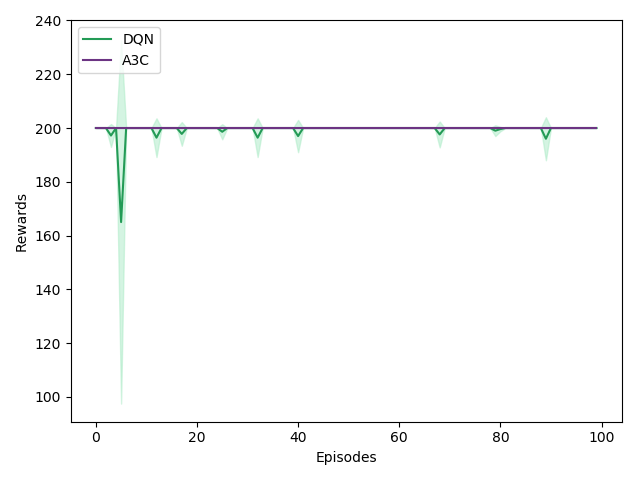

Write Python code to recreate this figure.
import csv
import numpy as np
import matplotlib.pyplot as plt

def read_dqn_scores(filename):
	with open(filename) as f:
		reader = csv.reader(f)
		data = list(reader)[0]
	score = [float(x) for x in data]
	return score

def read_a3c_scores(filename):
	with open(filename) as f:
		reader = csv.reader(f)
		data = list(reader)[0]
	return [float(x) for x in data]

def prep_test_results(filenames, algo):
	data = []
	for filename in filenames:
		if algo == 'a3c':
			data.append(read_a3c_scores(filename))
		else:
			data.append(read_dqn_scores(filename))
	data = np.array(data)
	data_mean = np.mean(data, axis=0)
	data_std = np.std(data, axis=0)
	print(data.shape, data_mean.shape, data_std.shape)
	return data, data_mean, data_std

a3c_basepath = 'CartPole-eps3000-learnsteps5-alosscoef-1.0-closs0.5'
score_a3c, a3c_mean, a3c_std = prep_test_results(['{}/test_results_seed456.csv'.format(a3c_basepath), 
										'{}/test_results_seed12.csv'.format(a3c_basepath),
										'{}/test_results_seed985234.csv'.format(a3c_basepath),
										'{}/test_results_seed123.csv'.format(a3c_basepath),
										'{}/test_results_seed3202.csv'.format(a3c_basepath)], 'a3c')

dqn_basepath = 'CartPole-v0_epsmax1.0_epsmin0.01_epsdec0.99_disc0.99_dqn'
score_dqn, dqn_mean, dqn_std = prep_test_results(['{}/test_results_seed456.csv'.format(dqn_basepath), 
										'{}/test_results_seed12.csv'.format(dqn_basepath),
										'{}/test_results_seed985234.csv'.format(dqn_basepath),
										'{}/test_results_seed123.csv'.format(dqn_basepath),
										'{}/test_results_seed3202.csv'.format(dqn_basepath)], 'dqn')

print(dqn_mean)

x = list(range(len(dqn_mean)))
plt.plot(dqn_mean, color='#239B56', label='DQN')
plt.plot(a3c_mean, color='#6C3483', label='A3C')
plt.fill_between(x, dqn_mean - dqn_std, dqn_mean + dqn_std, color='#ABEBC6', alpha=0.5)
plt.fill_between(x, a3c_mean - a3c_std, a3c_mean + a3c_std, color='#D2B4DE', alpha=0.5) # fill_between requires an x set to work correctly
plt.legend(loc = 'upper left')
#plt.xlim(xmin=0)
plt.ylim(top=240)
plt.xlabel('Episodes')
plt.ylabel('Rewards')
plt.tight_layout()
#plt.show()
plt.savefig('test_a3c_vs_dqn.png')

